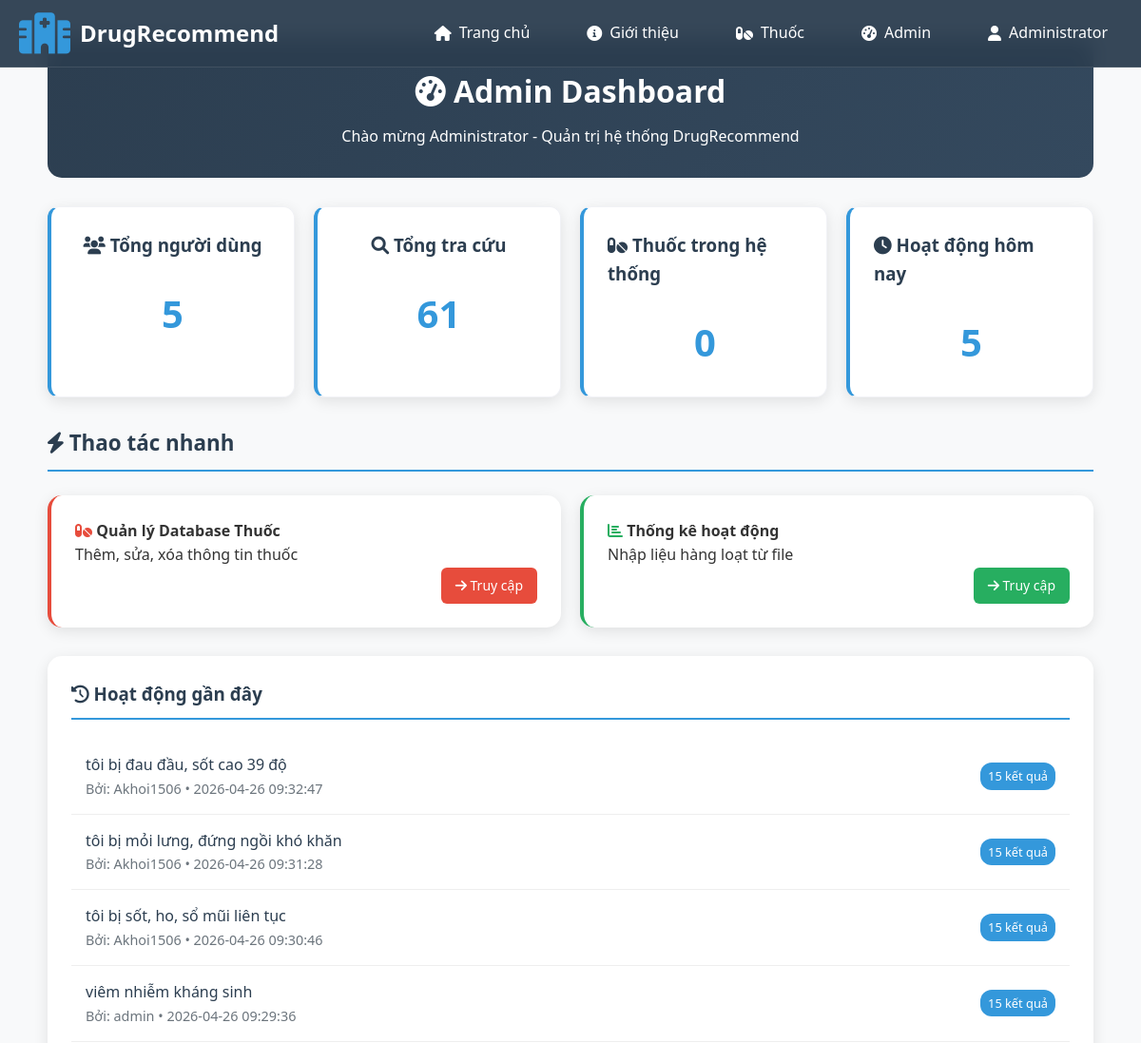
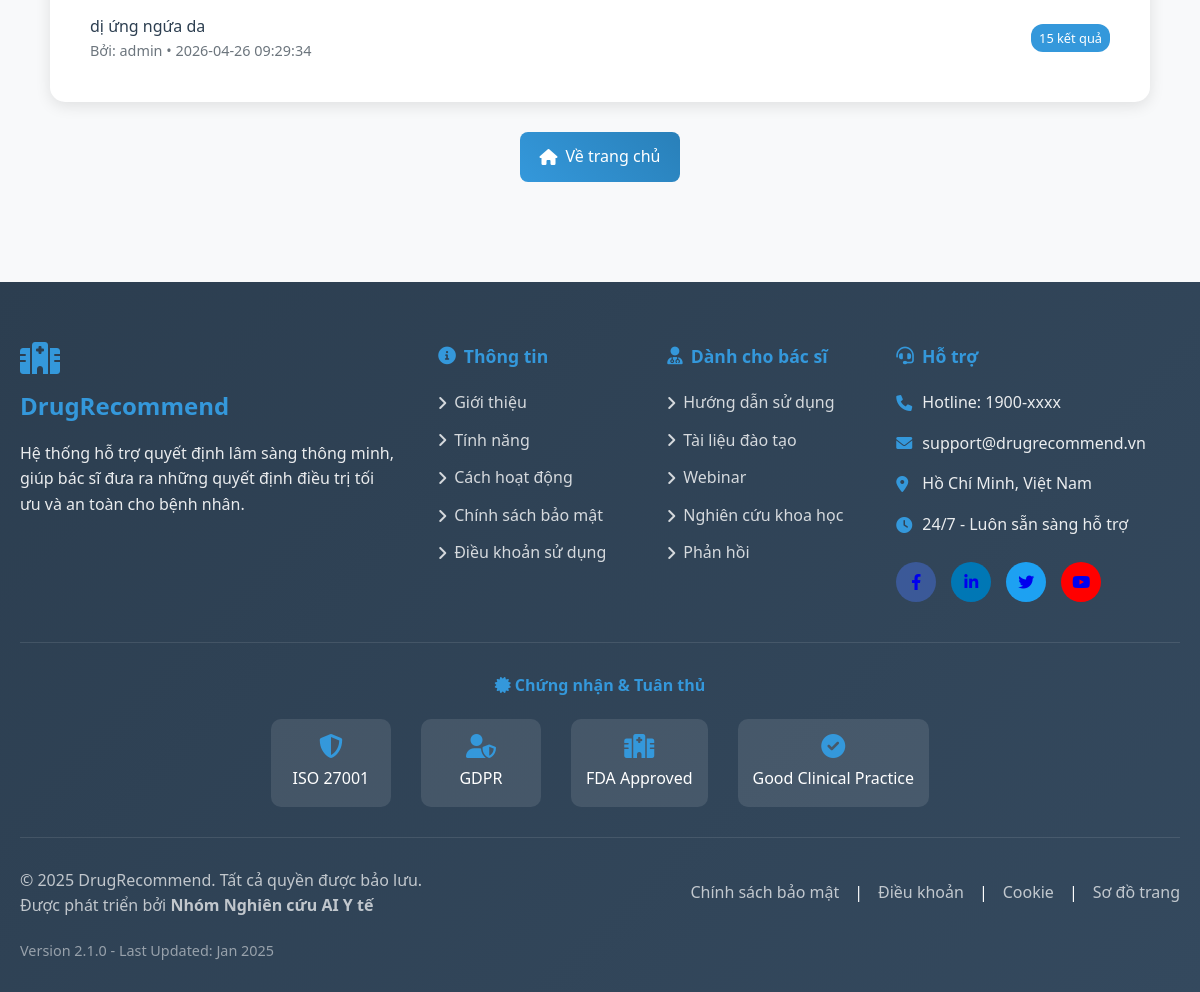
The page /admin (signed in) on the database its author committed (2 pictures, top to bottom).
### tables this page shows
CREATE TABLE users (
            id INTEGER PRIMARY KEY AUTOINCREMENT,
            username TEXT UNIQUE NOT NULL,
            password_hash TEXT NOT NULL,
            full_name TEXT NOT NULL,
            role TEXT DEFAULT 'user',
            created_at TIMESTAMP DEFAULT CURRENT_TIMESTAMP
        );

CREATE TABLE search_logs (
            id INTEGER PRIMARY KEY AUTOINCREMENT,
            user_id INTEGER,
            symptoms TEXT NOT NULL,
            results_count INTEGER,
            search_time TIMESTAMP DEFAULT CURRENT_TIMESTAMP,
            FOREIGN KEY (user_id) REFERENCES users (id)
        );

### app.py (the view)
@app.route('/admin')
@admin_required
def admin_dashboard():
    stats = get_stats()
    return render_template('admin/admin_index.html',
                         user=session,
                         stats=stats)

### app.py (called while the page is built)
def admin_required(f):
    @wraps(f)
    def decorated_function(*args, **kwargs):
        if 'user_id' not in session or session.get('role') != 'admin':
            flash('Bạn không có quyền truy cập.', 'error')
            return redirect(url_for('index'))
        return f(*args, **kwargs)
    return decorated_function

### init.py (called while the page is built)
def get_db():
    conn = sqlite3.connect(DB_PATH)
    conn.row_factory = sqlite3.Row
    return conn

### templates/admin/admin_index.html (shortened to what this page needs)
{% extends "layout/base.html" %}
{% block extra_css %}
{{super()}}
<link rel="stylesheet" href="{{ url_for('static', filename='css/admin.css') }}">
{% endblock %}
{% block content %}
<div class="admin-container">
    <div class="admin-header">
        <h1><i class="fas fa-tachometer-alt"></i> Admin Dashboard</h1>
        <p>Chào mừng {{ user.full_name }} - Quản trị hệ thống DrugRecommend</p>
    </div>
    <div class="stats-grid">
        <div class="stat-card">
            <h3><i class="fas fa-users"></i> Tổng người dùng</h3>
            <div class="stat-value">{{ stats.total_users }}</div>
        </div>
        <div class="stat-card">
            <h3><i class="fas fa-search"></i> Tổng tra cứu</h3>
            <div class="stat-value">{{ stats.total_searches }}</div>
        </div>
        <div class="stat-card">
            <h3><i class="fas fa-pills"></i> Thuốc trong hệ thống</h3>
            <div class="stat-value">{{ stats.total_drugs}}</div>
        </div>
        <div class="stat-card">
            <h3><i class="fas fa-clock"></i> Hoạt động hôm nay</h3>
            <div class="stat-value">{{ stats.recent_searches|length }}</div>
        </div>
    </div>
    <div class="quick-actions-section">
        <h3><i class="fas fa-bolt"></i> Thao tác nhanh</h3>
        <div class= "quick-actions-grid">
            <div style="background: white; padding: 25px; border-radius: 15px; box-shadow: 0 4px 15px rgba(0,0,0,0.1); border-left: 4px solid #e74c3c;">
                <h4><i class="fas fa-pills" style="color: #e74c3c;"></i> Quản lý Database Thuốc</h4>
                <p>Thêm, sửa, xóa thông tin thuốc</p>
                <a href="{{ url_for('admin_drugs') }}" style="background: #e74c3c; color: white; padding: 8px 15px; border-radius: 6px; text-decoration: none; font-size: 14px;float: right;">
                    <i class="fas fa-arrow-right"></i> Truy cập
                </a>
            </div>
            <div style="background: white; padding: 25px; border-radius: 15px; box-shadow: 0 4px 15px rgba(0,0,0,0.1); border-left: 4px solid #27ae60;">
                <h4><i class="fas fa-chart-bar" style="color: #27ae60;"></i> Thống kê hoạt động</h4>
                <p>Nhập liệu hàng loạt từ file</p>
                <a href="{{ url_for('stats') }}" style="background: #27ae60; color: white; padding: 8px 15px; border-radius: 6px; text-decoration: none; font-size: 14px;float: right;">
                    <i class="fas fa-arrow-right"></i> Truy cập
                </a>
            </div>
        </div>
    </div>
    <div class="recent-activity">
        <h3><i class="fas fa-history"></i> Hoạt động gần đây</h3>
        {% if stats.recent_searches %}
            {% for search in stats.recent_searches %}
            <div class="search-item">
                <div>
                    <div class="search-symptoms">{{ search.symptoms }}</div>
                    <div class="search-meta">
                        {% if search.username %}
                            Bởi: {{ search.username }} •
                        {% endif %}
                        {{ search.search_time }}
                    </div>
                </div>
                <div class="search-results">{{ search.results_count }} kết quả</div>
            </div>
            {% endfor %}
        {% else %}
            <div class="empty-state">
                <i class="fas fa-inbox fa-3x"></i>
                <p>Chưa có hoạt động nào</p>
            </div>
        {% endif %}
    </div>
    <div class="admin-actions">
        <a href="{{ url_for('index') }}" class="btn-admin">
            <i class="fas fa-home"></i> Về trang chủ
        </a>
    </div>
</div>
{% endblock %}

### templates/layout/header.html (shortened to what this page needs)
<nav class="navbar">
    <div class="nav-container">
        <a href="{{ url_for('index') }}" class="nav-logo">
            <i class="fas fa-hospital"></i>
            <span>DrugRecommend</span>
        </a>
        <div class="nav-menu" id="navMenu">
            <ul class="nav-list">
                <li class="nav-item">
                    <a href="{{ url_for('index') }}" class="nav-link">
                        <i class="fas fa-home"></i> Trang chủ
                    </a>
                </li>
                <li class="nav-item">
                    <a href="#about" class="nav-link">
                        <i class="fas fa-info-circle"></i> Giới thiệu
                    </a>
                </li>
                <li class="nav-item">
                    <a href="{{ url_for('all_drugs') }}" class="nav-link">
                        <i class="fas fa-pills"></i> Thuốc
                    </a>
                </li>
                {% if user %}
                    {% if user.role == 'admin' %}
                    <li class="nav-item">
                        <a href="{{ url_for('admin_dashboard') }}" class="nav-link">
                            <i class="fas fa-tachometer-alt"></i> Admin
                        </a>
                    </li>
                    {% endif %}
                    <li class="nav-item dropdown">
                        <a href="#" class="nav-link">
                            <i class="fas fa-user"></i> {{ user.full_name }}
                        </a>
                    </li>
                {% endif %}
            </ul>
        </div>
    </div>
</nav>

### static/css/style.css (style rules this page uses)
* { margin: 0; padding: 0; box-sizing: border-box; }
html, body { margin: 0; padding: 0; width: 100%; overflow-x: hidden; font-family: 'Segoe UI', Tahoma, Geneva, Verdana, sans-serif; line-height: 1.6; color: #333; scroll-behavior: smooth; }
body { background: #f8f9fa; min-height: 100vh; display: flex; flex-direction: column; }
.navbar { position: fixed; top: 0; left: 0; width: 100%; background: rgba(44, 62, 80, 0.95); backdrop-filter: blur(10px); z-index: 1000; transition: all 0.3s ease; border-bottom: 1px solid rgba(255, 255, 255, 0.1); box-sizing: border-box; }
.nav-container { max-width: 1200px; margin: 0 auto; display: flex; justify-content: space-between; align-items: center; padding: 0 20px; height: 70px; }
.nav-logo { display: flex; align-items: center; color: white; font-size: 1.5em; font-weight: bold; text-decoration: none; transition: color 0.3s ease; }
.nav-logo i { margin-right: 10px; color: #3498db; font-size: 1.8em; }
.nav-menu { display: flex; }
.nav-list { display: flex; list-style: none; margin: 0; padding: 0; gap: 30px; }
.nav-item { margin: 0; }
.nav-link { color: white; text-decoration: none; font-weight: 500; padding: 10px 15px; border-radius: 25px; transition: all 0.3s ease; display: flex; align-items: center; gap: 8px; }
.stats-grid { display: grid; grid-template-columns: repeat(auto-fit, minmax(200px, 1fr)); gap: 20px; }
.stat-card { background: white; padding: 25px; border-radius: 12px; box-shadow: 0 4px 15px rgba(0,0,0,0.08); display: flex; align-items: center; gap: 15px; transition: all 0.3s ease; border: 1px solid #f1f2f6; }

### static/css/admin.css (style rules this page uses)
.admin-container { padding: 40px 20px; margin: 0 auto; }
.admin-header { background: linear-gradient(135deg, #2c3e50 0%, #34495e 100%); color: white; padding: 30px; border-radius: 15px; margin-bottom: 30px; text-align: center; }
.admin-header h1 { margin: 0 0 10px 0; }
.stats-grid { display: grid; grid-template-columns: repeat(auto-fit, minmax(200px, 1fr)); gap: 20px; margin-bottom: 30px; align-items: stretch; }
.stat-card { background: white; padding: 25px; border-radius: 12px; box-shadow: 0 4px 15px rgba(0,0,0,0.1); border-left: 4px solid #3498db; display: flex; flex-direction: column; min-height: 100px; }
.stat-card h3 { margin: 0 0 10px 0; color: #2c3e50; }
.stat-value { font-size: 2.5em; font-weight: bold; color: #3498db; }
.recent-activity { background: white; border-radius: 15px; padding: 25px; box-shadow: 0 4px 15px rgba(0,0,0,0.1); }
.recent-activity h3 { color: #2c3e50; margin-bottom: 20px; border-bottom: 2px solid #3498db; padding-bottom: 10px; }
.search-item { padding: 15px; border-bottom: 1px solid #eee; display: flex; justify-content: space-between; align-items: center; }
.search-item:last-child { border-bottom: none; }
.search-symptoms { font-weight: 500; color: #2c3e50; }
.search-meta { font-size: 0.9em; color: #6c757d; }
.search-results { background: #3498db; color: white; padding: 4px 8px; border-radius: 12px; font-size: 0.8em; }
.admin-actions { display: flex; gap: 15px; margin-top: 30px; justify-content: center; }
.btn-admin { padding: 12px 20px; background: linear-gradient(45deg, #3498db, #2980b9); color: white; text-decoration: none; border-radius: 8px; display: flex; align-items: center; gap: 8px; transition: all 0.3s ease; }
.quick-actions-section { margin: 30px 0; }
.quick-actions-section h3 { color: #2c3e50; margin-bottom: 25px; font-size: 1.4em; border-bottom: 2px solid #3498db; padding-bottom: 10px; }
.quick-actions-grid { display: grid; grid-template-columns: repeat(auto-fit, minmax(150px, 1fr)); gap: 20px; margin-bottom: 30px; align-items: stretch; }
body .admin-container { max-width: 1400px !important; width: 95% !important; }

### templates/layout/header.html (style rules this page uses)
.dropdown { position: relative; }

### rows shown on the page
users: full_name "Administrator"
search_logs: symptoms "tôi bị đau đầu, sốt cao 39 độ", username "Akhoi1506", search_time "2026-04-26 09:32:47", results_count "15"
search_logs: symptoms "tôi bị mỏi lưng, đứng ngồi khó khăn", username "Akhoi1506", search_time "2026-04-26 09:31:28", results_count "15"
search_logs: symptoms "tôi bị sốt, ho, sổ mũi liên tục", username "Akhoi1506", search_time "2026-04-26 09:30:46", results_count "15"
search_logs: symptoms "viêm nhiễm kháng sinh", username "admin", search_time "2026-04-26 09:29:36", results_count "15"
search_logs: symptoms "dị ứng ngứa da", username "admin", search_time "2026-04-26 09:29:34", results_count "15"

### other values the page prints
{{ stats.total_users }} "5"
{{ stats.total_searches }} "61"
{{ stats.total_drugs }} "0"
{{ stats.recent_searches|length }} "5"
